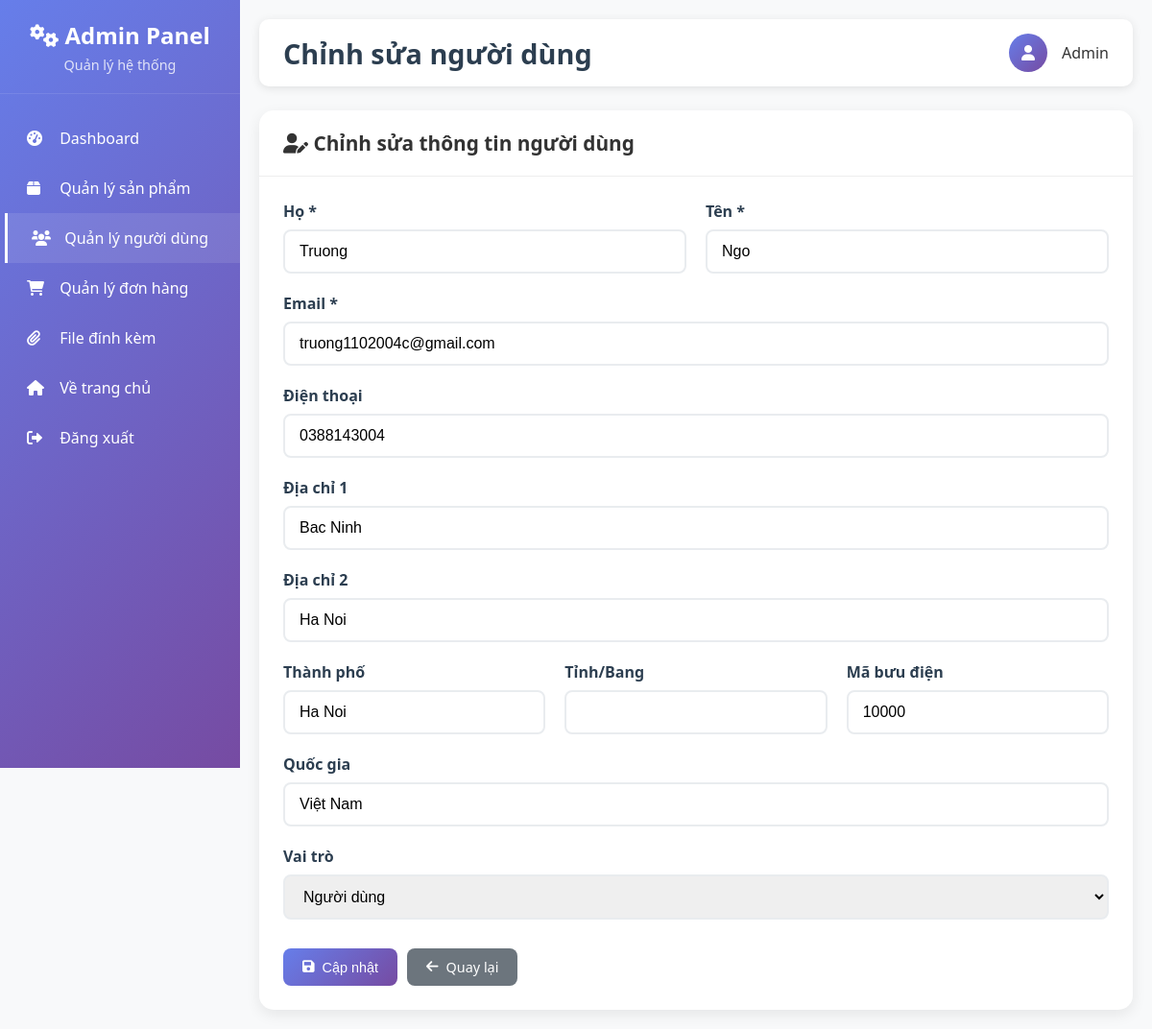
Page /admin/users/edit/3 (signed in) on the committed database.
### tables this page shows
CREATE TABLE users 
		(userId INTEGER PRIMARY KEY, 
		password TEXT,
		email TEXT,
		firstName TEXT,
		lastName TEXT,
		address1 TEXT,
		address2 TEXT,
		zipcode TEXT,
		city TEXT,
		state TEXT,
		country TEXT, 
		phone TEXT
		, is_admin INTEGER DEFAULT 0, role TEXT DEFAULT 'user');

### routes/admin_routes.py (the view, shortened to what this page needs)
@admin_bp.route('/users/edit/<int:userId>', methods=['GET', 'POST'])
@admin_required
def edit_user(userId):
    try:
        with get_db_connection() as conn:
            cur = conn.cursor()
            cur.execute('''SELECT userId, email, firstName, lastName, address1, address2,
                          zipcode, city, state, country, phone, role
                          FROM users WHERE userId = ?''', (userId,))
            user = cur.fetchone()
    except Exception as e:
        flash(f"Lỗi khi tải thông tin người dùng: {str(e)}")
        return redirect(url_for('admin.list_users'))
    if not user:
        flash("Người dùng không tồn tại!")
        return redirect(url_for('admin.list_users'))
    return render_template('admin/edit_user.html', user=user)

### app.py (called while the page is built)
def create_app():
    app = Flask(__name__)
    app.config.from_object(Config)
    if not os.path.exists(app.config['UPLOAD_FOLDER']):
        os.makedirs(app.config['UPLOAD_FOLDER'])
    register_blueprints(app)
    @app.context_processor
    def inject_template_vars():
        return {
            'url_for': url_for_wrapper
        }
    return app

def url_for_wrapper(endpoint, **values):
    from flask import url_for as flask_url_for
    route_mapping = {
        'root': 'main.root',
        'logout': 'auth.logout',
        'loginForm': 'auth.loginForm',
        'cart': 'cart.cart',
        'profileHome': 'profile.profileHome',
        'search': 'search.search',  # Map search route
        'displayCategory': 'search.search_by_category'  # Map category display
    }
    mapped_endpoint = route_mapping.get(endpoint, endpoint)
    try:
        return flask_url_for(mapped_endpoint, **values)
    except:
        try:
            return flask_url_for(endpoint, **values)
        except:
            return '#'

### routes/admin_routes.py (called while the page is built)
def is_admin(email):
    try:
        with get_db_connection() as conn:
            cur = conn.cursor()
            cur.execute("SELECT role FROM users WHERE email = ?", (email,))
            result = cur.fetchone()
            return result and result[0] == 'admin'
    except:
        return False

def admin_required(f):
    @wraps(f)
    def decorated_function(*args, **kwargs):
        if 'email' not in session:
            flash("Vui lòng đăng nhập để truy cập trang này.")
            return redirect(url_for('auth.loginForm'))
        if not is_admin(session['email']):
            flash("Bạn không có quyền truy cập trang này!")
            return redirect(url_for('main.root'))
        return f(*args, **kwargs)
    return decorated_function

### utils/database.py (called while the page is built)
@contextmanager
def get_db_connection():
    conn = sqlite3.connect(Config.DATABASE_PATH)
    try:
        yield conn
    except Exception as e:
        conn.rollback()
        raise e
    finally:
        conn.close()

### templates/admin/edit_user.html (shortened to what this page needs)
{% extends "admin/base.html" %}
{% block page_title %}Chỉnh sửa người dùng{% endblock %}
{% block content %}
<div class="content-card">
    <div class="card-header">
        <h3><i class="fas fa-user-edit"></i> Chỉnh sửa thông tin người dùng</h3>
    </div>
    <form method="post" class="form-container">
        <div style="display: grid; grid-template-columns: 1fr 1fr; gap: 20px;">
            <div class="form-group">
                <label for="firstName">Họ *</label>
                <input type="text" name="firstName" id="firstName" class="form-control"
                       value="{{ user[2] }}" required>
            </div>
            <div class="form-group">
                <label for="lastName">Tên *</label>
                <input type="text" name="lastName" id="lastName" class="form-control"
                       value="{{ user[3] }}" required>
            </div>
        </div>
        <div class="form-group">
            <label for="email">Email *</label>
            <input type="email" name="email" id="email" class="form-control"
                   value="{{ user[1] }}" required>
        </div>
        <div class="form-group">
            <label for="phone">Điện thoại</label>
            <input type="text" name="phone" id="phone" class="form-control"
                   value="{{ user[10] or '' }}">
        </div>
        <div class="form-group">
            <label for="address1">Địa chỉ 1</label>
            <input type="text" name="address1" id="address1" class="form-control"
                   value="{{ user[4] or '' }}">
        </div>
        <div class="form-group">
            <label for="address2">Địa chỉ 2</label>
            <input type="text" name="address2" id="address2" class="form-control"
                   value="{{ user[5] or '' }}">
        </div>
        <div style="display: grid; grid-template-columns: 1fr 1fr 1fr; gap: 20px;">
            <div class="form-group">
                <label for="city">Thành phố</label>
                <input type="text" name="city" id="city" class="form-control"
                       value="{{ user[7] or '' }}">
            </div>
            <div class="form-group">
                <label for="state">Tỉnh/Bang</label>
                <input type="text" name="state" id="state" class="form-control"
                       value="{{ user[8] or '' }}">
            </div>
            <div class="form-group">
                <label for="zipcode">Mã bưu điện</label>
                <input type="text" name="zipcode" id="zipcode" class="form-control"
                       value="{{ user[6] or '' }}">
            </div>
        </div>
        <div class="form-group">
            <label for="country">Quốc gia</label>
            <input type="text" name="country" id="country" class="form-control"
                   value="{{ user[9] or '' }}">
        </div>
        <div class="form-group">
            <label for="role">Vai trò</label>
            <select name="role" id="role" class="form-control">
                <option value="user" {% if user[11] == 'user' %}selected{% endif %}>Người dùng</option>
            </select>
        </div>
        <div style="display: flex; gap: 10px; margin-top: 30px;">
            <button type="submit" class="btn btn-primary">
                <i class="fas fa-save"></i> Cập nhật
            </button>
            <a href="{{ url_for('admin.list_users') }}" class="btn" style="background: #6c757d; color: white;">
                <i class="fas fa-arrow-left"></i> Quay lại
            </a>
        </div>
    </form>
</div>
{% endblock %}

### templates/admin/base.html (style rules this page uses)
* { margin: 0; padding: 0; box-sizing: border-box; }
body { font-family: 'Segoe UI', Tahoma, Geneva, Verdana, sans-serif; background-color: #f8f9fa; color: #333; }
.content-card { background: white; border-radius: 15px; box-shadow: 0 5px 15px rgba(0,0,0,0.08); overflow: hidden; }
.card-header { padding: 20px 25px; border-bottom: 1px solid #eee; display: flex; justify-content: between; align-items: center; }
.card-header h3 { font-size: 1.3rem; font-weight: 600; }
.btn { padding: 10px 20px; border: none; border-radius: 8px; cursor: pointer; text-decoration: none; display: inline-flex; align-items: center; gap: 8px; font-size: 0.9rem; transition: all 0.3s ease; }
.btn-primary { background: linear-gradient(135deg, #667eea 0%, #764ba2 100%); color: white; }
.form-container { padding: 25px; }
.form-group { margin-bottom: 20px; }
.form-group label { display: block; margin-bottom: 8px; font-weight: 600; color: #2c3e50; }
.form-control { width: 100%; padding: 12px 15px; border: 2px solid #e9ecef; border-radius: 8px; font-size: 1rem; transition: border-color 0.3s ease; }

### rows in the picture
users: firstName "Truong", lastName "Ngo", email "truong1102004c@gmail.com", phone "0388143004", address1 "Bac Ninh", address2 "Ha Noi", city "Ha Noi", zipcode "10000", country "Việt Nam", role "Người dùng"
